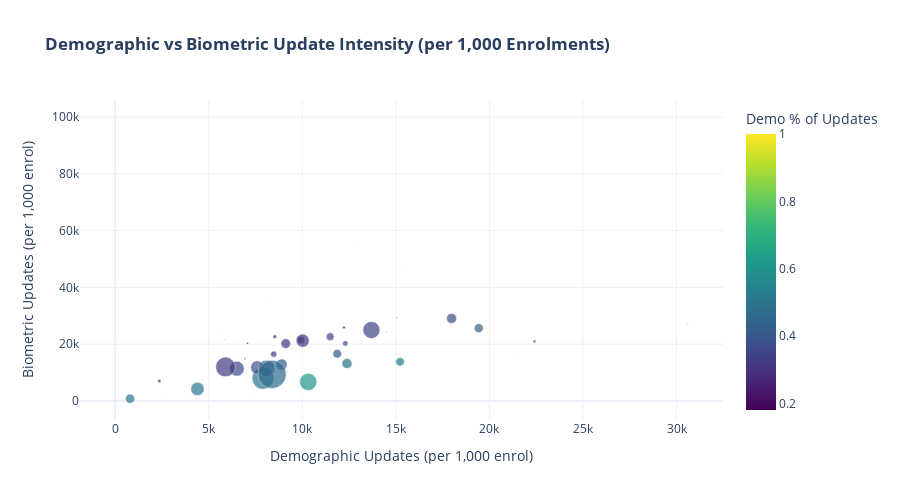

Here is the notebook cell this chart was saved with:
### Code cell
# 5.4 Demographic vs Biometric Update Intensity Scatter
state_panel_viz = state_panel.copy()
state_panel_viz["demo_share"] = state_panel_viz["total_demo_updates"] / (
    state_panel_viz["total_demo_updates"] + state_panel_viz["total_bio_updates"]
)

fig4 = px.scatter(
    state_panel_viz,
    x="demo_updates_per_1000_enrol", y="bio_updates_per_1000_enrol",
    size="total_enrol", color="demo_share",
    hover_name="state", hover_data=["total_enrol", "total_demo_updates", "total_bio_updates"],
    title="<b>Demographic vs Biometric Update Intensity (per 1,000 Enrolments)</b>",
    labels={
        "demo_updates_per_1000_enrol": "Demographic Updates (per 1,000 enrol)",
        "bio_updates_per_1000_enrol": "Biometric Updates (per 1,000 enrol)",
        "demo_share": "Demo % of Updates"
    },
    template="plotly_white", height=500,
    color_continuous_scale="Viridis"
)
fig4.update_traces(marker=dict(line=dict(width=0.5, color="white")))
fig4.show()

print(f"\nTop 5 by Demographic Update Intensity:")
print(state_panel.nlargest(5, "demo_updates_per_1000_enrol")[["state", "demo_updates_per_1000_enrol", "total_enrol"]])
print(f"\nTop 5 by Biometric Update Intensity:")
print(state_panel.nlargest(5, "bio_updates_per_1000_enrol")[["state", "bio_updates_per_1000_enrol", "total_enrol"]])

### Figure 1 — Plotly figure (JSON) as saved in the notebook; plotly's stock layout.template omitted (floating-point values rounded to 4 significant figures; data arrays with more than 128 entries replaced by an {"elided": "..."} marker saying what was removed)
{"data": [{"customdata": {"elided": "55x3 float values"}, "hovertemplate": "<b>%{hovertext}</b><br><br>Demographic Updates (per 1,000 enrol)=%{x}<br>Biometric Updates (per 1,000 enrol)=%{y}<br>total_enrol=%{customdata[0]}<br>total_demo_updates=%{customdata[1]}<br>total_bio_updates=%{customdata[2]}<br>Demo % of Updates=%{marker.color}<extra></extra>", "hovertext": ["100000", "Andaman & Nicobar Islands", "Andaman and Nicobar Islands", "Andhra Pradesh", "Arunachal Pradesh", "Assam", "Bihar", "Chandigarh", "Chhattisgarh", "Dadra & Nagar Haveli", "Dadra and Nagar Haveli", "Dadra and Nagar Haveli and Daman and Diu", "Daman & Diu", "Daman and Diu", "Delhi", "Goa", "Gujarat", "Haryana", "Himachal Pradesh", "Jammu & Kashmir", "Jammu And Kashmir", "Jammu and Kashmir", "Jharkhand", "Karnataka", "Kerala", "Ladakh", "Lakshadweep", "Madhya Pradesh", "Maharashtra", "Manipur", "Meghalaya", "Mizoram", "Nagaland", "ODISHA", "Odisha", "Orissa", "Pondicherry", "Puducherry", "Punjab", "Rajasthan", "Sikkim", "Tamil Nadu", "Telangana", "The Dadra And Nagar Haveli And Daman And Diu", "Tripura", "Uttar Pradesh", "Uttarakhand", "WEST BENGAL", "WESTBENGAL", "West  Bengal", "West Bangal", "West Bengal", "West bengal", "Westbengal", "andhra pradesh"], "legendgroup": "", "marker": {"color": [1.0, 0.3076, 0.2525, 0.3819, 0.3348, 0.5075, 0.4957, 0.5281, 0.4309, 0.2982, 0.1813, 0.5963, 0.2276, 0.1867, 0.5245, 0.3393, 0.3634, 0.4162, 0.2736, 0.4982, NaN, 0.3395, 0.4088, 0.3914, 0.3164, 0.4988, 0.1961, 0.3296, 0.3539, 0.5162, 0.4993, 0.2583, 0.2513, 0.5952, 0.3107, 0.3166, 0.2128, 0.3742, 0.3364, 0.4136, 0.4713, 0.3201, 0.484, NaN, 0.3208, 0.4714, 0.3774, 0.6574, 0.8261, 0.7926, 0.7441, 0.6053, 0.75, 0.8333, 0.6525], "coloraxis": "coloraxis", "line": {"color": "white", "width": 0.5}, "size": [218, 114, 397, 127681, 4344, 230197, 609585, 2723, 103219, 25, 744, 173, 21, 120, 94529, 2333, 280549, 98252, 17486, 155, 950, 47991, 157539, 223235, 75002, 617, 203, 493970, 369139, 13456, 109771, 5926, 15587, 1, 118837, 4149, 1272, 1745, 76746, 348458, 2207, 220789, 131574, 716, 11285, 1018629, 37698, 4, 1, 15, 10, 375297, 7, 6, 5], "sizemode": "area", "sizeref": 2547.0, "symbol": "circle"}, "mode": "markers", "name": "", "orientation": "v", "showlegend": false, "type": "scatter", "x": [9.132, 9209.0, 15550.0, 17980.0, 8387.0, 4399.0, 7898.0, 30600.0, 19430.0, 9038.0, 8098.0, 21490.0, 29270.0, 12830.0, 15220.0, 15050.0, 6503.0, 11870.0, 8533.0, 2731.0, 0.0, 8476.0, 8894.0, 7594.0, 9932.0, 9280.0, 5765.0, 5897.0, 13690.0, 22410.0, 796.0, 7070.0, 2360.0, 25000.0, 9115.0, 6930.0, 5859.0, 14490.0, 11490.0, 8086.0, 9212.0, 10020.0, 12390.0, 0.0, 12230.0, 8386.0, 12300.0, 14200.0, 28500.0, 6688.0, 14270.0, 10320.0, 7500.0, 13570.0, 12830.0], "xaxis": "x", "y": [0.0, 20730.0, 46020.0, 29090.0, 16660.0, 4269.0, 8034.0, 27340.0, 25660.0, 21270.0, 36560.0, 14550.0, 99320.0, 55890.0, 13800.0, 29300.0, 11390.0, 16650.0, 22660.0, 2750.0, 0.0, 16490.0, 12860.0, 11810.0, 21460.0, 9325.0, 23630.0, 11990.0, 24990.0, 21000.0, 798.3, 20300.0, 7031.0, 17000.0, 20220.0, 14960.0, 21670.0, 24240.0, 22670.0, 11460.0, 10340.0, 21280.0, 13210.0, 0.0, 25890.0, 9403.0, 20290.0, 7400.0, 6000.0, 1750.0, 4909.0, 6727.0, 2500.0, 2714.0, 6833.0], "yaxis": "y"}], "layout": {"coloraxis": {"colorbar": {"title": {"text": "Demo % of Updates"}}, "colorscale": [[0, "#440154"], [0.1111, "#482878"], [0.2222, "#3e4989"], [0.3333, "#31688e"], [0.4444, "#26828e"], [0.5556, "#1f9e89"], [0.6667, "#35b779"], [0.7778, "#6ece58"], [0.8889, "#b5de2b"], [1, "#fde725"]]}, "height": 500, "legend": {"itemsizing": "constant", "tracegroupgap": 0}, "title": {"text": "<b>Demographic vs Biometric Update Intensity (per 1,000 Enrolments)</b>"}, "xaxis": {"anchor": "y", "domain": [0, 1], "title": {"text": "Demographic Updates (per 1,000 enrol)"}}, "yaxis": {"anchor": "x", "domain": [0, 1], "title": {"text": "Biometric Updates (per 1,000 enrol)"}}}}
